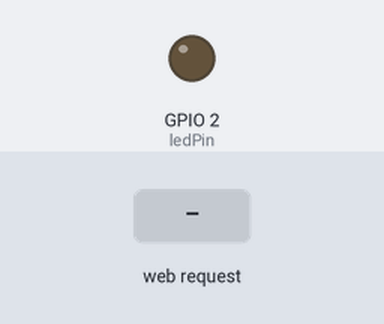
This sketch was run on a simulated ESP8266 (NodeMCU). Parts: output pins drawn as LEDs (lit = HIGH). The inputs (shaded band) are chosen by the test bench.

Above: at 1.2 s.
1.3 s: HTTP request GET /on received
At 1.6 s:
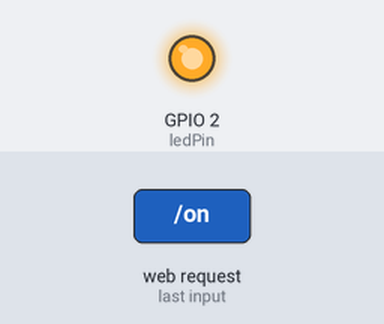
2.8 s: HTTP request GET /off received
At 4.0 s:
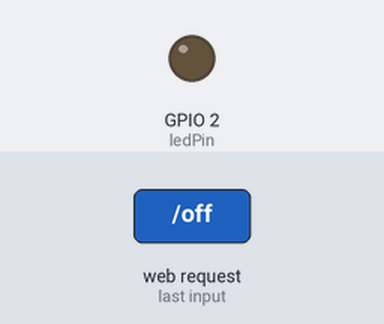
Timing chart, 0 to 5.8 s (numbered marks = the images above; inputs shaded):
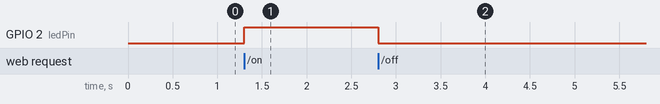

The sketch:

main_backup.ino
```cpp
#include <ESP8266WiFi.h>
#include <ESP8266WebServer.h>
#include <FS.h>

// O IP padrão é o 192.168.4.1
const char* ssid = "KickBall"; // Nome da rede Wi-Fi do Access Point
const char* password = "KB102030"; // Senha para o Access Point

const int ledPin = 2; // Led do ESP8266
bool ledState = false; // Estado atual do LED

ESP8266WebServer server(80);

const char* html = R"html(
<html>
  <head>
    <title>KickBall</title>
    <style>
      #title {
        display: flex;
        justify-content: center;
        align-items: center;
        font-size: 30px;
      }

      .joystick {
        display: flex;
        align-items: center;
        justify-content: center;
        padding-top: 130px;
      }

      .button-lr {
        background-color: yellow;
        font-size: 20px;
        width: 200px;
        height: 200px;
        margin-right: 50px;
        padding: 50px;
        padding-left: 10px;
        padding-right: 10px;
        border-radius: 50%;

      }

      #button-hit{
        background-color: red;
        font-size: 20px;
        width: 200px;
        height: 200px;
        margin-right: 50px;
        padding: 50px;
        margin-left: 70px;
        padding-left: 10px;
        padding-right: 10px;
        border-radius: 50%;
      }
    @media (max-width: 500px){
      #title {
        display: flex;
        justify-content: center;
        align-items: center;
        font-size: 30px;
      }

      .joystick {
        display: flex;
        align-items: center;
        justify-content: center;
        padding-top: 130px;
      }

      .button-lr {
        background-color: yellow;
        font-size: 20px;
        width: 200px;
        height: 200px;
        margin-right: 50px;
        padding: 50px;
        padding-left: 10px;
        padding-right: 10px;
        border-radius: 50%;

      }

      #button-hit{
        background-color: red;
        font-size: 20px;
        width: 200px;
        height: 200px;
        margin-right: 50px;
        padding: 50px;
        margin-left: 70px;
        padding-left: 10px;
        padding-right: 10px;
        border-radius: 50%;
      }
    }
    </style>
    <meta name='viewport' content='width=device-width, initial-scale=1.0'>
   </head>
   <body>

    <header>
      <div>
        <h1 id="title">Kick Ball Game</h1>
      </div>
    </header>

    <div class="joystick">
      <a href="http://192.168.4.1/on">
        <button class="button-lr">Direita</button>
      </a>
      <a href="http://192.168.4.1/off">
        <button class="button-lr">Esquerda</button>
      </a>
      <a href="#">
        <button id="button-hit">Chute</button>
      </a>
    </div>

    </body>
</html>
)html";

void handleRoot() {
  server.send(200, "text/html", html);
}

void handleOn() {
  ledState = true;
  digitalWrite(ledPin, HIGH);
  server.sendHeader("Location", "/");
  server.send(303);
}

void handleOff() {
  ledState = false;
  digitalWrite(ledPin, LOW);
  server.sendHeader("Location", "/");
  server.send(303);
}

void setup() {
  pinMode(ledPin, OUTPUT);
  digitalWrite(ledPin, LOW);

  WiFi.softAP(ssid, password);

  server.on("/", handleRoot);
  server.on("/on", handleOn);
  server.on("/off", handleOff);

  server.begin();
}

void loop() {
  server.handleClient();
}
```

Measured:
- after the input at 1.3 s, GPIO 2 (ledPin): LOW → HIGH at once
- after the input at 2.8 s, GPIO 2 (ledPin): HIGH → LOW at once
